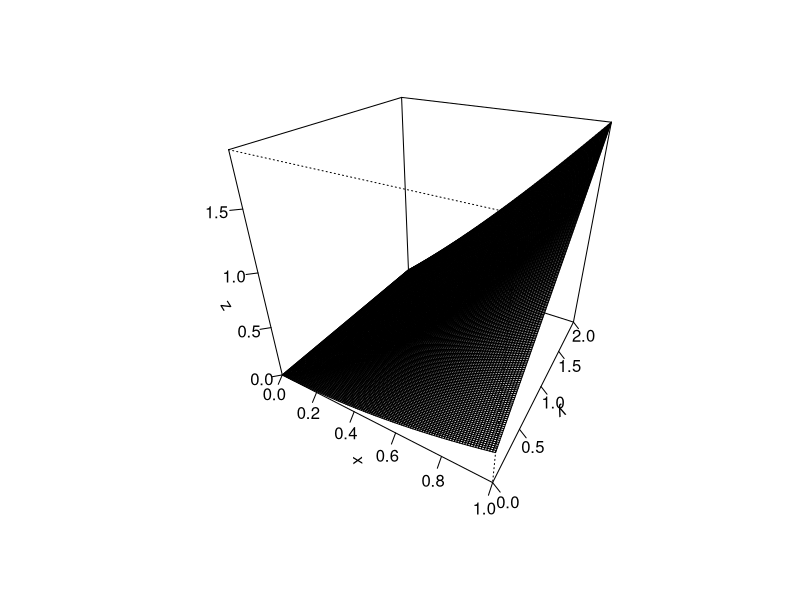
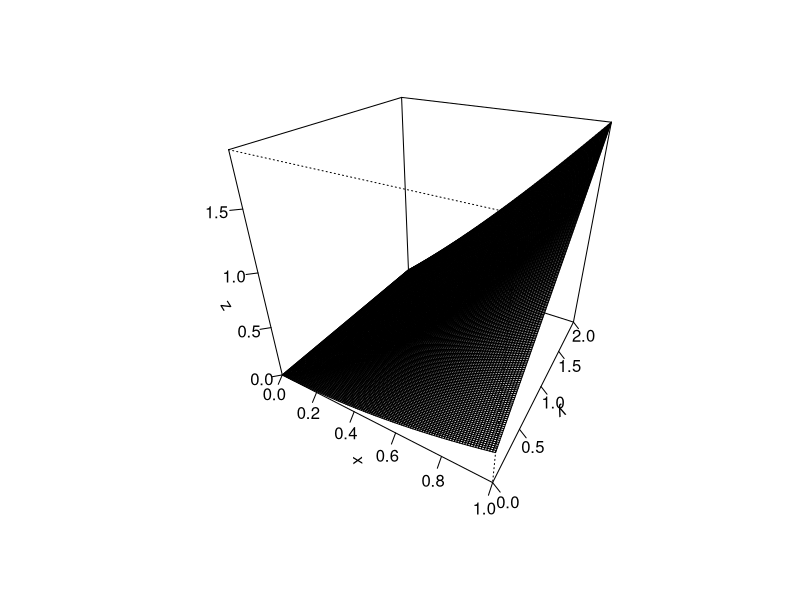

Write the R code that produced these figures, in order.
# Gerardo Graciano
# 100244514
# Math 32
# Professor Yatskar

# Part II

# Sketching the graph of the joint probability density function of exercise 9.12,
# f(x,y)=(1/10)(3x^2+8xy) for 0<=x<=1 and 0<=y<=2, and f(x,y)=0 otherwise, to
# determine whether P(2X<Y) is larger or smaller than 1/2.

# seq(0,1,0.01) collects the points that extend from 0 to 1 with an increment of
# 0.01 and stores them in a vector 'x', which serves as the domain for the
# x-component of the function.
x <- seq(0,1,0.01)

# seq(0,2,0.01) collects the points that extend from 0 to 2 with an increment of
# 0.01 and stores them in a vector 'y', which serves as the domain for the
# y-component of the function.
y <- seq(0,2,0.01)

# function(x,y){1/10*(3*x*x+8*x*y)} stores the formula of the joint density
# fucntion, found inside the curly barces, into a vector 'surf'.
surf <- function(x,y){1/10*(3*x*x+8*x*y)}

# outer(x,y,surf) calculates the values of the density function of the mesh
# of points that was collected in vectors 'x' and 'y'.
z <- outer(x,y,surf)

# persp(x,y,z, theta = 30, phi = 30, ticktype = "detailed") sketches a three-
# dimensional graph of the density function over the mesh of points that was
# collected in vectors 'x' and 'y'. Note that 'theta = 30' and 'phi = 30'
# defines the viewing angles of the graph.
persp(x,y,z, theta = 30, phi = 30, ticktype = "detailed")

# Setting 'theta = 30' and 'phi = 0' is better suited for this problem as it
# provides the best viewing angles for determining whether P(2X<Y) is larger
# or smaller than 1/2.
persp(x,y,z, theta = 30, phi = 30, ticktype = "detailed")

# Conclusion: Judging from the graph of the joint density function, P(2X<Y)
# appears to be smaller than 1/2.